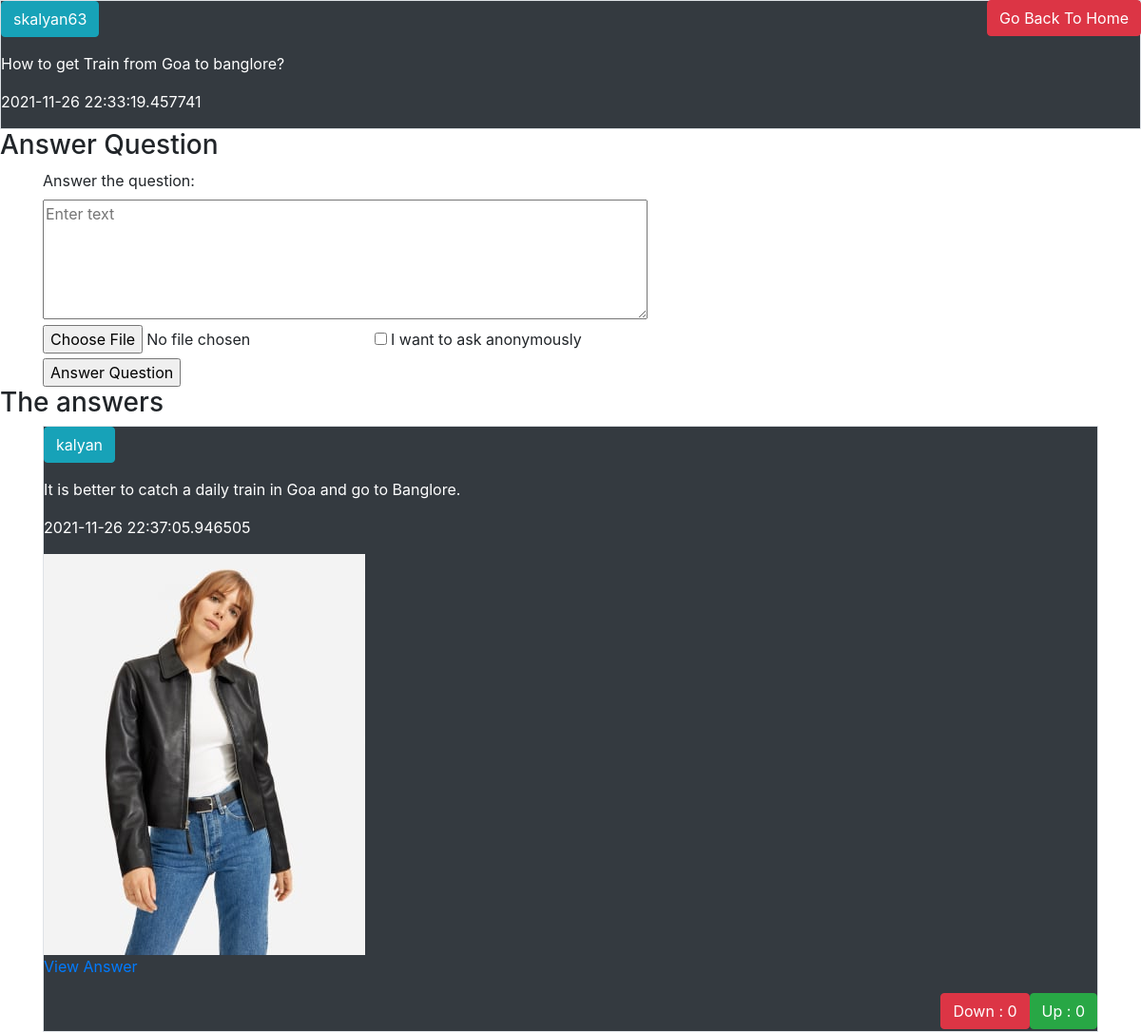
The page /Question/1 on the database its author committed.
### tables this page shows
CREATE TABLE User(
    user_id     INTEGER PRIMARY KEY autoincrement,
    User_name   varchar(20),
    Password    blob(50),
    Salt        blob(8),
    Email       varchar(40),
    LastLogin   Text);

CREATE TABLE Questions(
    Q_id        INTEGER PRIMARY KEY autoincrement,
    user_id     int not null,
    Q_Text      varchar(500),
    Anonymous   int default 0,
    Date        Text);

CREATE TABLE Answer(
    A_id        INTEGER PRIMARY KEY autoincrement,
    Q_id        int not null,
    user_id     int not null,
    A_Text      varchar(500),
    Upvote_count    int default 0,
    Downvote_count  int default 0,
    Date        Text,
    Anonymous   int default 0);

CREATE TABLE Media(
    M_id        INTEGER PRIMARY KEY autoincrement,
    A_id        int,
    File_loc    varchar(40));

### app.py (the view)
@app.route('/Question/<int:Q_id>',methods=["POST","GET"])
def Question(Q_id):
    if(request.method=="POST"):
        A_txt=request.form['A_text']
        An=int(request.form.get('anonymous',0))
        file=request.files['file']
        if(A_txt):
            A_id=InsertAns(Q_id,session['UserId'],A_txt,An)
            if(file):
                f_path=os.path.join(app.config['UPLOAD_FOLDER'],file.filename)
                file.save("static/"+f_path)
                InsertFiles(A_id,f_path)
        else:
            print("Answer is blank")
        return render_template('Question.html',Question=GetQuestion(Q_id),Get_File=GetFileLoc,get_Name=GetUserName)
    else:
        return render_template('Question.html',Question=GetQuestion(Q_id),Get_File=GetFileLoc,get_Name=GetUserName)

### Sql_Querries.py (called while the page is built)
def GetUserName(U_Id):
    conn=sqlite3.connect('quora.db')
    cur=conn.cursor()
    cur.execute("Select User_name from User where user_id=?",(U_Id,))
    res=cur.fetchone()
    conn.close()
    return res[0]

def GetQuestion(Q_id):
    conn=sqlite3.connect('quora.db')
    cur=conn.cursor()
    cur.execute("Select * from Questions where Q_id=?",(Q_id,))
    Ques=cur.fetchall()
    cur.execute("Select * from Answer where Q_id=?",(Q_id,))
    Ans=cur.fetchall()
    conn.close()
    return {"Ques":Ques[0],"Ans":Ans}

def GetFileLoc(A_id):
    conn=sqlite3.connect('quora.db')
    cur=conn.cursor()
    cur.execute("Select File_loc from Media where A_id=?",(A_id,))
    res=cur.fetchone()
    conn.close()
    if(res):
        return res[0]
    else:
        return None

### templates/Question.html
{% extends "Base.html" %}
{% block Body %}
<a href="{{url_for('Home')}}" class="btn btn-danger float-right">Go Back To Home</a>
<div class="border bg-dark text-white">
    {% if Question['Ques'][3] == 1 %}
        <p>user: Ananymous<p>
    {% else %}
    <p><a href="/profile/{{Question['Ques'][1]}}" class="btn btn-info">{{get_Name(Question['Ques'][1])}}</a></p>
    {% endif %}
    <p>{{Question['Ques'][2]}}</p>
    <p>{{Question['Ques'][4]}}</p>
</div>
<h3>Answer Question</h3>
<div class="container">
    <form action="/Question/{{Question['Ques'][0]}}" method="POST" enctype="multipart/form-data">
        <label for="A_text2">Answer the question:</label>
        <br>
        <textarea rows="5" cols="60" name="A_text" placeholder="Enter text"></textarea>
        <br/>
        <input type="file" name="file" value="Add file to support your Answer">
        <input type="checkbox" id="anonymous" name="anonymous" value="1">
        <label for="anonymous"> I want to ask anonymously </label><br>
        <input type="submit" value="Answer Question"/>
    </form>
</div>
<h3> The answers </h3>
<div class="container">
{% for Ans in Question['Ans'] %}
    <div class="border bg-dark text-white">
        {% if Ans[7] == 1 %}
            <p>user: Ananymous<p>
        {% else %}
        <p><a href="/profile/{{Ans[2]}}" class="btn btn-info">{{get_Name(Ans[2])}}</a></p>
        {% endif %}
        <p>{{Ans[3]}}</p>
        <p>{{Ans[6]}}</p>
        {%if Get_File(Ans[0])%}
        <img src="{{url_for('static',filename=Get_File(Ans[0]))}}">
        {%endif%}
        <p><a href="/Answer/{{Ans[0]}}">View Answer</a></p>
        <p><a href="/Question/UpVotes/{{Ans[0]}}" class="btn btn-success float-right">Up   : {{Ans[4]}}</a></p>
        <p><a href="/Question/DownVotes/{{Ans[0]}}" class="btn btn-danger float-right">Down : {{Ans[5]}}</a><p>
        <br>
    </div>
{% endfor %}
</div>
{% endblock Body %}

### rows shown on the page
User: User_name "skalyan63"
Questions: Q_Text "How to get Train from Goa to banglore?", Date "2021-11-26 22:33:19.457741"
Answer: A_Text "It is better to catch a daily train in Goa and go to Banglore.", Date "2021-11-26 22:37:05.946505", File_loc (picture), Upvote_count "0", Downvote_count "0"
User: User_name "kalyan"
